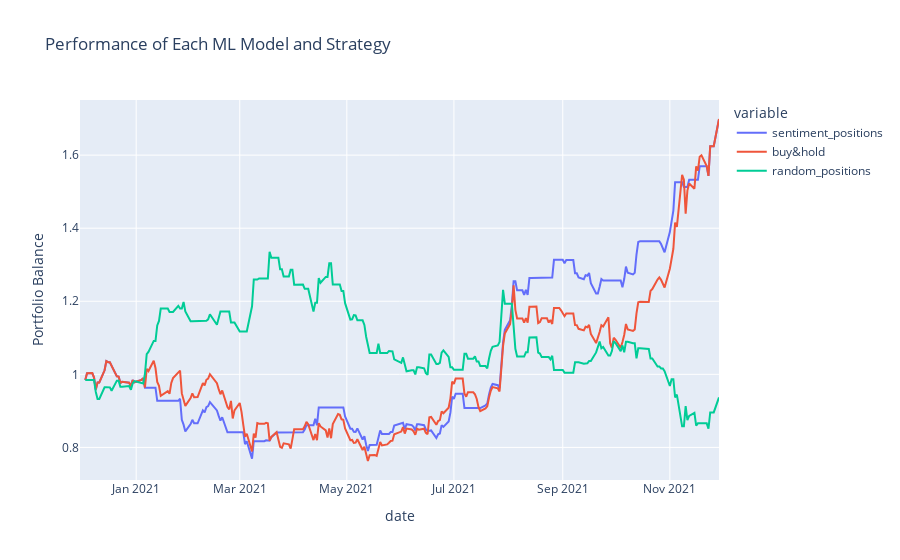

Notebook code cell kept with this figure:
### Markdown cell above
# Visualizing Results

### Code cell
# Visualizing results
fig = px.line(
    performance,
    x=performance.index,
    y=performance.columns,
    title='Performance of Each ML Model and Strategy',
    labels={"value": "Portfolio Balance",
            "ds": "Date"}
)

fig.show()

### Figure 1 — Plotly figure (JSON) as saved in the notebook; plotly's stock layout.template omitted (floating-point values rounded to 4 significant figures; data arrays with more than 128 entries replaced by an {"elided": "..."} marker saying what was removed)
{"data": [{"hovertemplate": "variable=sentiment_positions<br>date=%{x}<br>Portfolio Balance=%{y}<extra></extra>", "legendgroup": "sentiment_positions", "line": {"color": "#636efa", "dash": "solid"}, "mode": "lines", "name": "sentiment_positions", "orientation": "v", "showlegend": true, "type": "scatter", "x": {"elided": "266 str values"}, "xaxis": "x", "y": {"elided": "266 float values"}, "yaxis": "y"}, {"hovertemplate": "variable=buy&hold<br>date=%{x}<br>Portfolio Balance=%{y}<extra></extra>", "legendgroup": "buy&hold", "line": {"color": "#EF553B", "dash": "solid"}, "mode": "lines", "name": "buy&hold", "orientation": "v", "showlegend": true, "type": "scatter", "x": {"elided": "266 str values"}, "xaxis": "x", "y": {"elided": "266 float values"}, "yaxis": "y"}, {"hovertemplate": "variable=random_positions<br>date=%{x}<br>Portfolio Balance=%{y}<extra></extra>", "legendgroup": "random_positions", "line": {"color": "#00cc96", "dash": "solid"}, "mode": "lines", "name": "random_positions", "orientation": "v", "showlegend": true, "type": "scatter", "x": {"elided": "266 str values"}, "xaxis": "x", "y": {"elided": "266 float values"}, "yaxis": "y"}], "layout": {"autosize": true, "legend": {"title": {"text": "variable"}, "tracegroupgap": 0}, "title": {"text": "Performance of Each ML Model and Strategy"}, "xaxis": {"anchor": "y", "autorange": true, "domain": [0, 1], "range": ["2020-11-30", "2021-11-29"], "title": {"text": "date"}, "type": "date"}, "yaxis": {"anchor": "x", "autorange": true, "domain": [0, 1], "range": [0.7108, 1.751], "title": {"text": "Portfolio Balance"}, "type": "linear"}}}
